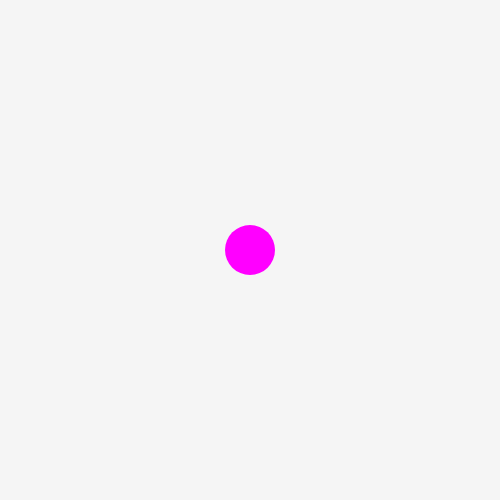
Frame 1 (no input)
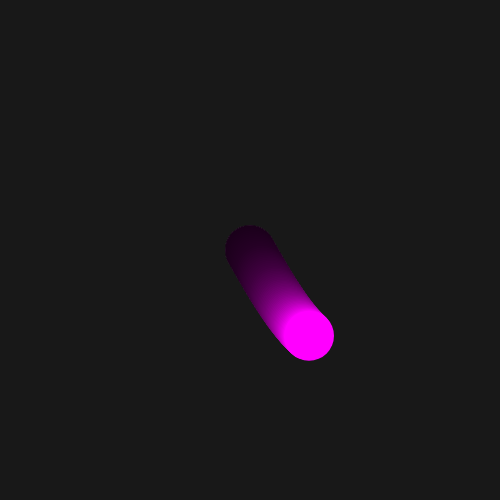
Frame 60 (no input)
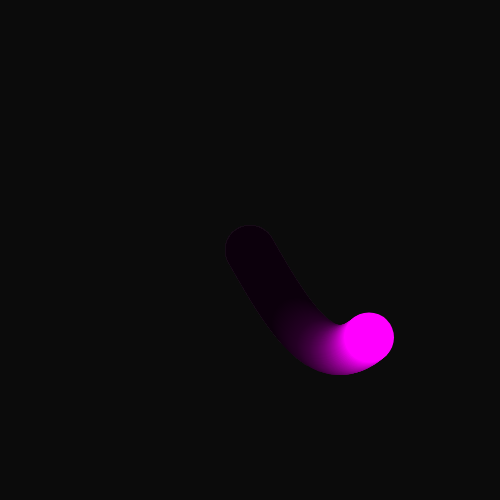
Frame 120 (the mouse pressed at the canvas centre since frame 60)

The p5.js sketch that drew these frames (run headless with seeded random() and noise() and a simulated clock; from frame 60 on, the mouse is pressed at the canvas centre):

// p5.js sketch
// ── sketch.js
let radius; //波の半径
let degree; // 角度
let rad; // 角度をラジアンに置き換えた値
let x; // X座標
let y; // Y座標

function setup() {
  createCanvas(500, 500);
  radius = 100;
  degree = 0;
  rad = 0;
  x = width / 2;
  y = height / 2;
}


function draw() {
  background(0, 10);
  noStroke();
  rad = radians(degree); // 角度をラジアンに変換
  y = radius * sin(rad) + height / 2; // 点のY座標を三角関数で計算
  fill(255, 0, 255); // 点の色
  ellipse(x, y, 50); // 点の描画
  degree++; // 角度を1ずつ増やしていく
  x++; // X座標を1ずつ増やしていく
  if (x > width + 50) {
    x = -50;
  }
}
